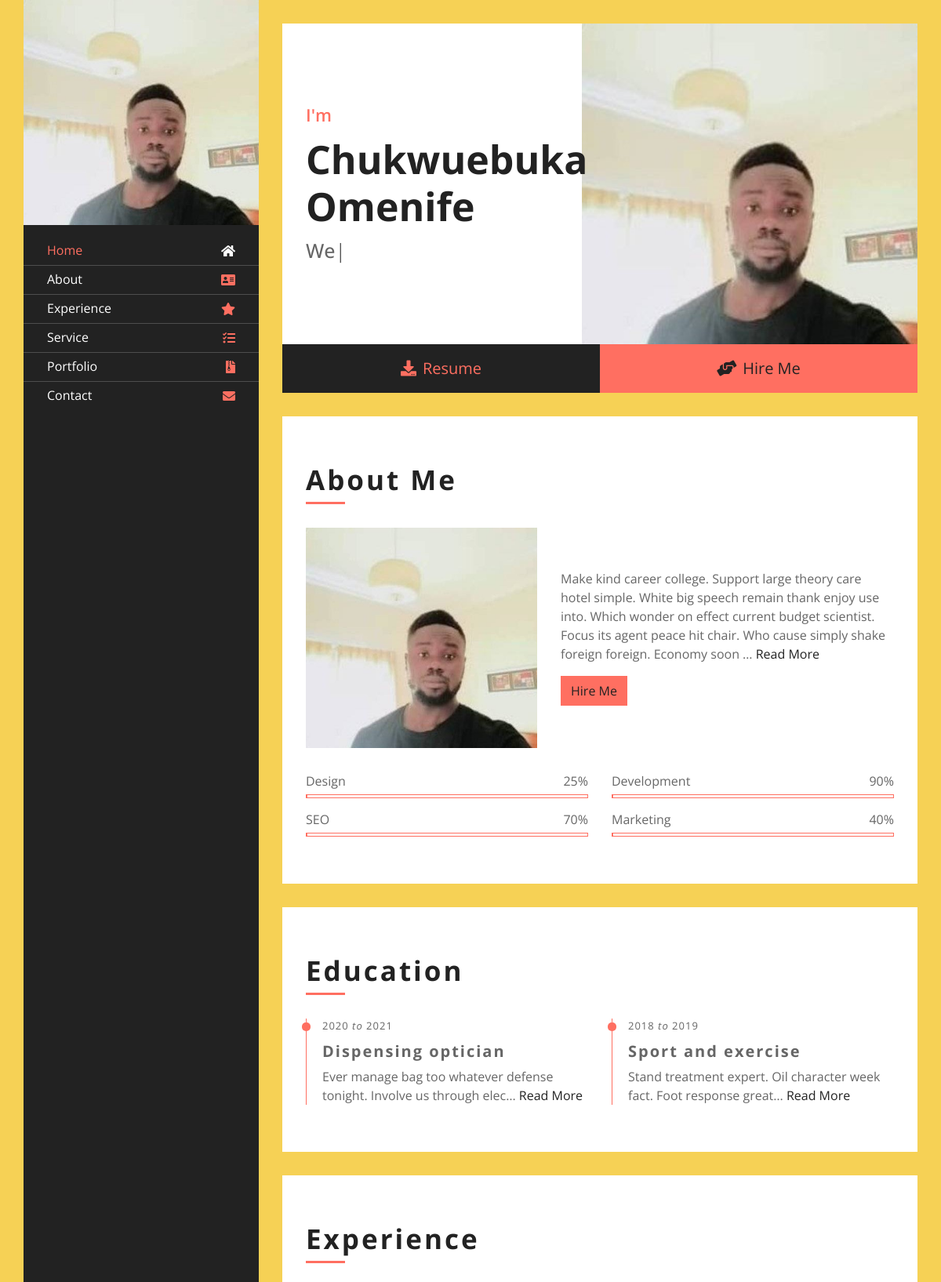
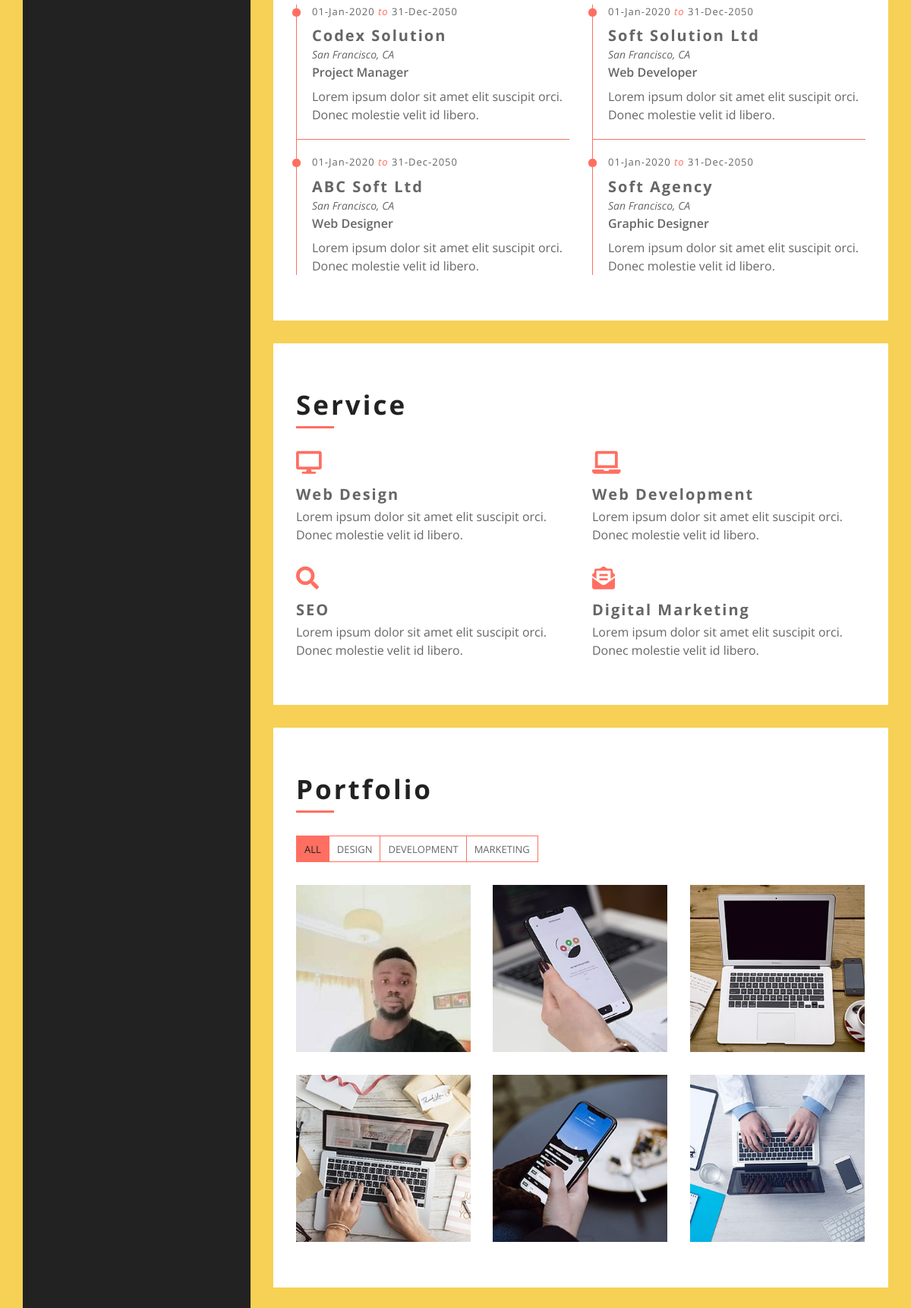
/main/ (upper part), run on the app's committed database (2 pictures, top to bottom).
### main/models.py (models this page shows, shortened)
class About(models.Model):
    body = models.TextField(max_length=500, blank=True)
    image = models.ImageField(upload_to='portfolio_images/', blank=True,default='portfolio_images/default.jpeg')
    status = models.CharField(max_length=2, choices=Status.choices, default=Status.DRAFT)
    objects = models.Manager()  # Default manager
    published = PublishedManager()  # Manager to return only published items
    class Meta:
        verbose_name_plural = "About"

class Education(models.Model):
    title = models.CharField(max_length=30)
    date = models.CharField(max_length=50, blank=True)
    body = models.TextField(max_length=500, blank=True)
    status = models.CharField(max_length=2, choices=Status.choices, default=Status.DRAFT)
    objects = models.Manager()  # Default manager
    published = PublishedManager()  # Manager to return only published items
    class Meta:
        verbose_name_plural = "Education"

### main/views.py (the view)
# urls.py: path("", views.index, name="index"),
def index(request):
    about = About.published.all()  # Get only published About entries
    services = Service.published.all()  # Get only published Service entries
    experience = Experience.published.all()  # Get only published Experience entries
    education = Education.published.all()  # Get only published Education entries
    if not about:
        about = None
    if not services:
        services = None
    if not education:
        education = None
    if not experience:
        experience = None
    return render(
        request,
        "main/index.html",
        {
            "about": about,
            "services": services,
            "education": education,
            "experience": experience,
        },
    )

### main/models.py (called while the page is built)
    def get_queryset(self):
        return super().get_queryset().filter(status=Status.PUBLISHED)

### templates/main/index.html (shortened to what this page needs)
{% load static %}
<!DOCTYPE html>
<html lang="en">
  <head>
    <link
      href="https://stackpath.bootstrapcdn.com/bootstrap/4.4.1/css/bootstrap.min.css"
      rel="stylesheet"
    />
    <link
      href="https://cdnjs.cloudflare.com/ajax/libs/font-awesome/5.10.0/css/all.min.css"
      rel="stylesheet"
    />
    <link href="{% static 'lib/slick/slick.css' %}" rel="stylesheet" />
    <link href="{% static 'lib/slick/slick-theme.css' %}" rel="stylesheet" />
    <link
      href="{% static 'lib/lightbox/css/lightbox.min.css' %}"
      rel="stylesheet"
    />
    <link href="{% static 'css/style.css' %}" rel="stylesheet" />
  </head>
  <body data-spy="scroll" data-target=".navbar" data-offset="51">
    <div class="wrapper">
      <div class="sidebar">
        <div class="sidebar-header">
          <img src="{% static 'img/cheche_best_pic.jpg' %}" alt="Image" />
        </div>
        <div class="sidebar-content">
          <nav class="navbar navbar-expand-md bg-dark navbar-dark">
            <div class="collapse navbar-collapse" id="navbarCollapse">
              <ul class="nav navbar-nav">
                <li class="nav-item">
                  <a class="nav-link" href="#header"
                    >Home<i class="fa fa-home"></i
                  ></a>
                </li>
                <li class="nav-item">
                  <a class="nav-link" href="#about"
                    >About<i class="fa fa-address-card"></i
                  ></a>
                </li>
                <li class="nav-item">
                  <a class="nav-link" href="#experience"
                    >Experience<i class="fa fa-star"></i
                  ></a>
                </li>
                <li class="nav-item">
                  <a class="nav-link" href="#service"
                    >Service<i class="fa fa-tasks"></i
                  ></a>
                </li>
                <li class="nav-item">
                  <a class="nav-link" href="#portfolio"
                    >Portfolio<i class="fa fa-file-archive"></i
                  ></a>
                </li>
                <li class="nav-item">
                  <a class="nav-link active mb-3" href="#contact"
                    >Contact<i class="fa fa-envelope"></i
                  ></a>
                </li>
              </ul>
            </div>
          </nav>
        </div>
      </div>
      <div class="content">
        <div class="header" id="header">
          <div class="content-inner">
            <p>I'm</p>
            <h1>
              <span> Chukwuebuka</span> <br />
              Omenife
            </h1>
            <h2></h2>
          </div>
        </div>
        <div class="large-btn">
          <div class="content-inner">
            <a class="btn" href="#"><i class="fa fa-download"></i>Resume</a>
            <a class="btn" href="#contact"
              ><i class="fa fa-hands-helping"></i>Hire Me
            </a>
          </div>
        </div>
        {% for about in about%}
        <div class="about" id="about">
          <div class="content-inner">
            <div class="content-header">
              <h2>About Me</h2>
            </div>
            <div class="row align-items-center">
              <div class="col-md-6 col-lg-5">
                {% if about.image %}
                <img src="{{ about.image.url }}" alt="About Image" />
                {% else %}
                <img src="{{ about.default.url }}" alt="Default Image" />
                {% endif %}
              </div>
              <div class="col-md-6 col-lg-7">
                <p>
                  {{about.body|safe|truncatechars:250}}
                  <a href="#">Read More</a>
                </p>
                {% endfor%}
                <a class="btn" href="#contact">Hire Me</a>
              </div>
            </div>
            <div class="row">
              <div class="col-md-6">
                <div class="skills">
                  <div class="skill-name">
                    <p>Design</p>
                    <p>25%</p>
                  </div>
                  <div class="progress">
                  </div>
                  <div class="skill-name">
                    <p>SEO</p>
                    <p>70%</p>
                  </div>
                  <div class="progress">
                  </div>
                </div>
              </div>
              <div class="col-md-6">
                <div class="skills">
                  <div class="skill-name">
                    <p>Development</p>
                    <p>90%</p>
                  </div>
                  <div class="progress">
                  </div>
                  <div class="skill-name">
                    <p>Marketing</p>
                    <p>40%</p>
                  </div>
                  <div class="progress">
                  </div>
                </div>
              </div>
            </div>
          </div>
        </div>
        <div class="education" id="education">
          <div class="content-inner">
            <div class="content-header">
              <h2>Education</h2>
            </div>
            <div class="row align-items-center">
              {% for edu in education %}
              <div class="col-md-6">
                <div class="edu-col">
                  <span>{{ edu.date|safe }}</span>
                  <h3>{{ edu.title|safe }}</h3>
                  <p>
                    {{ edu.body|safe|truncatechars:70 }}
                    <a href="#">Read More</a>
                  </p>
                </div>
              </div>
              {% endfor %}
            </div>
          </div>
        </div>
        <div class="experience" id="experience">
          <div class="content-inner">
            <div class="content-header">
              <h2>Experience</h2>
            </div>
            <div class="row align-items-center">
              <div class="col-md-6">
                <div class="exp-col">
                  <span>01-Jan-2020 <i>to</i> 31-Dec-2050</span>
                  <h3>Codex Solution</h3>
                  <h4>San Francisco, CA</h4>
                  <h5>Project Manager</h5>
                  <p>
                    Lorem ipsum dolor sit amet elit suscipit orci. Donec
                    molestie velit id libero.
                  </p>
                </div>
              </div>
              <div class="col-md-6">
                <div class="exp-col">
                  <span>01-Jan-2020 <i>to</i> 31-Dec-2050</span>
                  <h3>Soft Solution Ltd</h3>
                  <h4>San Francisco, CA</h4>
                  <h5>Web Developer</h5>
                  <p>
                    Lorem ipsum dolor sit amet elit suscipit orci. Donec
                    molestie velit id libero.
                  </p>
                </div>
              </div>
              <div class="col-md-6">
                <div class="exp-col">
                  <span>01-Jan-2020 <i>to</i> 31-Dec-2050</span>
                  <h3>ABC Soft Ltd</h3>
                  <h4>San Francisco, CA</h4>
                  <h5>Web Designer</h5>
                  <p>
                    Lorem ipsum dolor sit amet elit suscipit orci. Donec
                    molestie velit id libero.
                  </p>
                </div>
              </div>
              <div class="col-md-6">
                <div class="exp-col">
                  <span>01-Jan-2020 <i>to</i> 31-Dec-2050</span>
                  <h3>Soft Agency</h3>
                  <h4>San Francisco, CA</h4>
                  <h5>Graphic Designer</h5>
                  <p>
                    Lorem ipsum dolor sit amet elit suscipit orci. Donec
                    molestie velit id libero.
                  </p>
                </div>
              </div>
            </div>
          </div>
        </div>
        <div class="service" id="service">
          <div class="content-inner">
            <div class="content-header">
              <h2>Service</h2>
            </div>
            <div class="row align-items-center">
              <div class="col-md-6">
                <div class="srv-col">
                  <i class="fa fa-desktop"></i>
                  <h3>Web Design</h3>
                  <p>
                    Lorem ipsum dolor sit amet elit suscipit orci. Donec
                    molestie velit id libero.
                  </p>
                </div>
              </div>
              <div class="col-md-6">
                <div class="srv-col">
                  <i class="fa fa-laptop"></i>
                  <h3>Web Development</h3>
                  <p>
                    Lorem ipsum dolor sit amet elit suscipit orci. Donec
                    molestie velit id libero.
                  </p>
                </div>
              </div>
              <div class="col-md-6">
                <div class="srv-col">
                  <i class="fa fa-search"></i>
                  <h3>SEO</h3>
                  <p>
                    Lorem ipsum dolor sit amet elit suscipit orci. Donec
                    molestie velit id libero.
                  </p>
                </div>
              </div>
              <div class="col-md-6">
                <div class="srv-col">
                  <i class="fa fa-envelope-open-text"></i>
                  <h3>Digital Marketing</h3>
                  <p>
                    Lorem ipsum dolor sit amet elit suscipit orci. Donec
                    molestie velit id libero.
                  </p>
                </div>
              </div>
            </div>
          </div>
        </div>
        <div class="portfolio" id="portfolio">
          <div class="content-inner">
            <div class="content-header">
              <h2>Portfolio</h2>
            </div>
            <div class="row">
              <div class="col-lg-12">
                <ul id="portfolio-flters">
                  <li data-filter="*" class="filter-active">All</li>
                  <li data-filter=".web-des">Design</li>
                  <li data-filter=".web-dev">Development</li>
                  <li data-filter=".dig-mar">Marketing</li>
                </ul>
              </div>
            </div>
            <div class="row portfolio-container">
              <div class="col-lg-4 col-md-6 portfolio-item web-des">
                <div class="portfolio-wrap">
                  <figure>
                    <img
                      src="{% static 'img/cheche_best_pic.jpg' %}"
                      class="img-fluid"
                      alt=""
                    />
                  </figure>
                </div>
              </div>
              <div class="col-lg-4 col-md-6 portfolio-item web-des">
                <div class="portfolio-wrap">
                  <figure>
                    <img
                      src="{% static 'img/portfolio-2.jpg' %}"
                      class="img-fluid"
                      alt=""
                    />
                  </figure>
                </div>
              </div>
              <div class="col-lg-4 col-md-6 portfolio-item web-dev">
                <div class="portfolio-wrap">
                  <figure>
                    <img
                      src="{% static 'img/portfolio-3.jpg' %}"
                      class="img-fluid"
                      alt=""
                    />
                  </figure>
                </div>
              </div>
              <div class="col-lg-4 col-md-6 portfolio-item web-dev">
                <div class="portfolio-wrap">
                  <figure>
                    <img
                      src="{% static 'img/portfolio-4.jpg' %}"
                      class="img-fluid"
                      alt=""
                    />
                  </figure>
                </div>
              </div>
              <div class="col-lg-4 col-md-6 portfolio-item dig-mar">
                <div class="portfolio-wrap">
                  <figure>
                    <img src="img/portfolio-5.jpg" class="img-fluid" alt="" />
                  </figure>
                </div>
              </div>
              <div class="col-lg-4 col-md-6 portfolio-item dig-mar">
                <div class="portfolio-wrap">
                  <figure>
                    <img
                      src="{% static 'img/portfolio-6.jpg' %}"
                      class="img-fluid"
                      alt=""
                    />
                  </figure>
                </div>
              </div>
            </div>
          </div>
        </div>
      </div>
    </div>
  </body>
</html>

### data on the page
About: image (picture), body "Make kind career college. Support large theory care hotel simple. White big speech remain thank enjoy use into. Which wonder on effect current budget scientist. Focus its agent peace hit chair. Who cause simply shake foreign foreign. Economy soon …"
Education: date "2020 to 2021", title "Dispensing optician", body "Ever manage bag too whatever defense tonight. Involve us through elec…"
Education: date "2018 to 2019", title "Sport and exercise", body "Stand treatment expert. Oil character week fact. Foot response great…"
